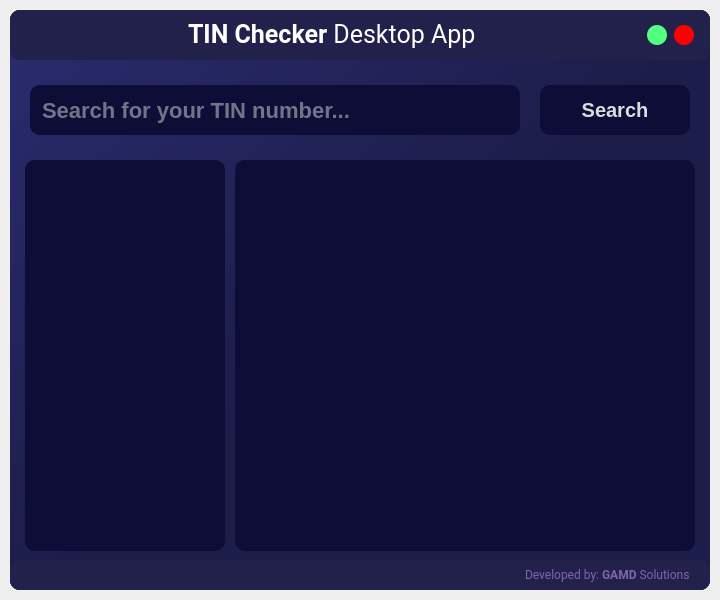
<?xml version="1.0" encoding="UTF-8"?>
<ui version="4.0">
 <class>MainWindow</class>
 <widget class="QMainWindow" name="MainWindow">
  <property name="geometry">
   <rect>
    <x>0</x>
    <y>0</y>
    <width>720</width>
    <height>600</height>
   </rect>
  </property>
  <property name="minimumSize">
   <size>
    <width>720</width>
    <height>600</height>
   </size>
  </property>
  <property name="maximumSize">
   <size>
    <width>720</width>
    <height>600</height>
   </size>
  </property>
  <property name="windowTitle">
   <string>MainWindow</string>
  </property>
  <widget class="QWidget" name="centralwidget">
   <layout class="QVBoxLayout" name="drop_shadow_layout">
    <property name="spacing">
     <number>0</number>
    </property>
    <property name="leftMargin">
     <number>10</number>
    </property>
    <property name="topMargin">
     <number>10</number>
    </property>
    <property name="rightMargin">
     <number>10</number>
    </property>
    <property name="bottomMargin">
     <number>10</number>
    </property>
    <item>
     <widget class="QFrame" name="drop_shadow_frame">
      <property name="styleSheet">
       <string notr="true">background-color: qlineargradient(spread:pad, x1:0, y1:0, x2:1, y2:1, stop:0 rgba(42, 44, 111, 255), stop:0.521368 rgba(28, 29, 73, 255));
border-radius: 10px;</string>
      </property>
      <property name="frameShape">
       <enum>QFrame::NoFrame</enum>
      </property>
      <property name="frameShadow">
       <enum>QFrame::Raised</enum>
      </property>
      <layout class="QVBoxLayout" name="verticalLayout">
       <property name="spacing">
        <number>0</number>
       </property>
       <property name="leftMargin">
        <number>0</number>
       </property>
       <property name="topMargin">
        <number>0</number>
       </property>
       <property name="rightMargin">
        <number>0</number>
       </property>
       <property name="bottomMargin">
        <number>0</number>
       </property>
       <item>
        <widget class="QFrame" name="title_bar">
         <property name="maximumSize">
          <size>
           <width>16777215</width>
           <height>50</height>
          </size>
         </property>
         <property name="styleSheet">
          <string notr="true">background-color: rgb(33, 33, 75);</string>
         </property>
         <property name="frameShape">
          <enum>QFrame::NoFrame</enum>
         </property>
         <property name="frameShadow">
          <enum>QFrame::Raised</enum>
         </property>
         <layout class="QHBoxLayout" name="horizontalLayout">
          <property name="spacing">
           <number>0</number>
          </property>
          <property name="leftMargin">
           <number>0</number>
          </property>
          <property name="topMargin">
           <number>0</number>
          </property>
          <property name="rightMargin">
           <number>0</number>
          </property>
          <property name="bottomMargin">
           <number>0</number>
          </property>
          <item>
           <widget class="QFrame" name="frame_title">
            <property name="minimumSize">
             <size>
              <width>0</width>
              <height>50</height>
             </size>
            </property>
            <property name="font">
             <font>
              <family>Roboto Condensed Light</family>
              <pointsize>14</pointsize>
             </font>
            </property>
            <property name="frameShape">
             <enum>QFrame::StyledPanel</enum>
            </property>
            <property name="frameShadow">
             <enum>QFrame::Raised</enum>
            </property>
            <layout class="QVBoxLayout" name="verticalLayout_2">
             <property name="spacing">
              <number>0</number>
             </property>
             <property name="leftMargin">
              <number>15</number>
             </property>
             <property name="topMargin">
              <number>0</number>
             </property>
             <property name="rightMargin">
              <number>0</number>
             </property>
             <property name="bottomMargin">
              <number>0</number>
             </property>
             <item alignment="Qt::AlignHCenter">
              <widget class="QLabel" name="label_title">
               <property name="font">
                <font>
                 <family>Roboto</family>
                 <pointsize>-1</pointsize>
                </font>
               </property>
               <property name="styleSheet">
                <string notr="true">color: #FFFFFF;
font-size: 25px;</string>
               </property>
               <property name="text">
                <string>&lt;strong&gt;TIN Checker&lt;/strong&gt; Desktop App</string>
               </property>
              </widget>
             </item>
            </layout>
           </widget>
          </item>
          <item>
           <widget class="QFrame" name="frame_btns">
            <property name="maximumSize">
             <size>
              <width>70</width>
              <height>16777215</height>
             </size>
            </property>
            <property name="frameShape">
             <enum>QFrame::StyledPanel</enum>
            </property>
            <property name="frameShadow">
             <enum>QFrame::Raised</enum>
            </property>
            <layout class="QHBoxLayout" name="horizontalLayout_3">
             <property name="spacing">
              <number>2</number>
             </property>
             <property name="leftMargin">
              <number>2</number>
             </property>
             <property name="topMargin">
              <number>2</number>
             </property>
             <property name="rightMargin">
              <number>10</number>
             </property>
             <property name="bottomMargin">
              <number>2</number>
             </property>
             <item>
              <widget class="QPushButton" name="btn_minimize">
               <property name="minimumSize">
                <size>
                 <width>20</width>
                 <height>20</height>
                </size>
               </property>
               <property name="maximumSize">
                <size>
                 <width>20</width>
                 <height>20</height>
                </size>
               </property>
               <property name="toolTip">
                <string>Maximize</string>
               </property>
               <property name="styleSheet">
                <string notr="true">QPushButton {
	border: none;
	border-radius: 10px;	
	background-color: rgb(85, 255, 127);
}
QPushButton:hover {	
	background-color: rgba(85, 255, 127, 150);
}</string>
               </property>
               <property name="text">
                <string/>
               </property>
              </widget>
             </item>
             <item>
              <widget class="QPushButton" name="btn_close">
               <property name="minimumSize">
                <size>
                 <width>20</width>
                 <height>20</height>
                </size>
               </property>
               <property name="maximumSize">
                <size>
                 <width>20</width>
                 <height>20</height>
                </size>
               </property>
               <property name="toolTip">
                <string>Close</string>
               </property>
               <property name="styleSheet">
                <string notr="true">QPushButton {
	border: none;
	border-radius: 10px;		
	background-color: rgb(255, 0, 0);
}
QPushButton:hover {		
	background-color: rgba(255, 0, 0, 150);
}</string>
               </property>
               <property name="text">
                <string/>
               </property>
              </widget>
             </item>
            </layout>
           </widget>
          </item>
         </layout>
        </widget>
       </item>
       <item>
        <widget class="QFrame" name="content_bar">
         <property name="minimumSize">
          <size>
           <width>700</width>
           <height>500</height>
          </size>
         </property>
         <property name="maximumSize">
          <size>
           <width>700</width>
           <height>500</height>
          </size>
         </property>
         <property name="styleSheet">
          <string notr="true">background-color: none;</string>
         </property>
         <property name="frameShape">
          <enum>QFrame::StyledPanel</enum>
         </property>
         <property name="frameShadow">
          <enum>QFrame::Raised</enum>
         </property>
         <layout class="QVBoxLayout" name="verticalLayout_4">
          <property name="spacing">
           <number>0</number>
          </property>
          <property name="leftMargin">
           <number>0</number>
          </property>
          <property name="topMargin">
           <number>0</number>
          </property>
          <property name="rightMargin">
           <number>0</number>
          </property>
          <property name="bottomMargin">
           <number>0</number>
          </property>
          <item>
           <widget class="QFrame" name="frame">
            <property name="minimumSize">
             <size>
              <width>0</width>
              <height>100</height>
             </size>
            </property>
            <property name="maximumSize">
             <size>
              <width>16777215</width>
              <height>100</height>
             </size>
            </property>
            <property name="frameShape">
             <enum>QFrame::NoFrame</enum>
            </property>
            <property name="frameShadow">
             <enum>QFrame::Plain</enum>
            </property>
            <layout class="QHBoxLayout" name="horizontalLayout_4">
             <property name="spacing">
              <number>20</number>
             </property>
             <property name="leftMargin">
              <number>20</number>
             </property>
             <property name="topMargin">
              <number>0</number>
             </property>
             <property name="rightMargin">
              <number>20</number>
             </property>
             <property name="bottomMargin">
              <number>0</number>
             </property>
             <item>
              <widget class="QLineEdit" name="lineEdit">
               <property name="minimumSize">
                <size>
                 <width>480</width>
                 <height>50</height>
                </size>
               </property>
               <property name="styleSheet">
                <string notr="true">QLineEdit {
border-radius: 10px;
padding: 10px;
text-align: center;
color: rgb(220, 220, 220);
background-color: rgb(13, 13, 55);
font-family: Arial;
font-weight: bold;
font-size: 22px;
}
QLineEdit:hover {
background-color: rgb(23, 23, 65);
border: 2px solid rgb(13, 13, 55);
}</string>
               </property>
               <property name="text">
                <string/>
               </property>
               <property name="placeholderText">
                <string>Search for your TIN number...</string>
               </property>
              </widget>
             </item>
             <item>
              <widget class="QPushButton" name="pushButton">
               <property name="minimumSize">
                <size>
                 <width>150</width>
                 <height>50</height>
                </size>
               </property>
               <property name="maximumSize">
                <size>
                 <width>150</width>
                 <height>50</height>
                </size>
               </property>
               <property name="whatsThis">
                <string/>
               </property>
               <property name="styleSheet">
                <string notr="true">QPushButton {
	color: rgb(220, 220, 220);
	background-color: rgb(13, 13, 55);
	border-radius: 10px;
	font-family: Arial;
	font-weight: bold;
	font-size: 20px;
}
QPushButton:hover {
	background-color: rgb(33, 33, 75);
	border: 2px solid rgb(13, 13, 55);
}
QPushButton:hover {
	background-color: rgb(23, 23, 65);
	border: 2px solid rgb(13, 13, 55);
}


</string>
               </property>
               <property name="text">
                <string>Search</string>
               </property>
              </widget>
             </item>
            </layout>
           </widget>
          </item>
          <item>
           <widget class="QFrame" name="frame_2">
            <property name="frameShape">
             <enum>QFrame::StyledPanel</enum>
            </property>
            <property name="frameShadow">
             <enum>QFrame::Raised</enum>
            </property>
            <layout class="QHBoxLayout" name="horizontalLayout_5">
             <property name="spacing">
              <number>10</number>
             </property>
             <property name="leftMargin">
              <number>15</number>
             </property>
             <property name="topMargin">
              <number>0</number>
             </property>
             <property name="rightMargin">
              <number>15</number>
             </property>
             <property name="bottomMargin">
              <number>9</number>
             </property>
             <item>
              <widget class="QPlainTextEdit" name="tag">
               <property name="maximumSize">
                <size>
                 <width>200</width>
                 <height>16777215</height>
                </size>
               </property>
               <property name="styleSheet">
                <string notr="true">color: rgb(220, 220, 220);
background-color: rgb(13, 13, 55);
font-family: Arial;
font-weight: bold;
font-size: 20px;</string>
               </property>
              </widget>
             </item>
             <item>
              <widget class="QPlainTextEdit" name="text">
               <property name="styleSheet">
                <string notr="true">color: rgb(220, 220, 220);
background-color: rgb(13, 13, 55);
border-radius: 10px;
font-family: Arial;
font-weight: bold;
font-size: 20px;</string>
               </property>
              </widget>
             </item>
            </layout>
           </widget>
          </item>
         </layout>
        </widget>
       </item>
       <item>
        <widget class="QFrame" name="credits_bar">
         <property name="maximumSize">
          <size>
           <width>16777215</width>
           <height>30</height>
          </size>
         </property>
         <property name="styleSheet">
          <string notr="true">background-color: rgb(33, 33, 75);</string>
         </property>
         <property name="frameShape">
          <enum>QFrame::NoFrame</enum>
         </property>
         <property name="frameShadow">
          <enum>QFrame::Raised</enum>
         </property>
         <layout class="QHBoxLayout" name="horizontalLayout_2">
          <property name="spacing">
           <number>0</number>
          </property>
          <property name="leftMargin">
           <number>0</number>
          </property>
          <property name="topMargin">
           <number>0</number>
          </property>
          <property name="rightMargin">
           <number>0</number>
          </property>
          <property name="bottomMargin">
           <number>0</number>
          </property>
          <item>
           <widget class="QFrame" name="frame_label_credits">
            <property name="frameShape">
             <enum>QFrame::StyledPanel</enum>
            </property>
            <property name="frameShadow">
             <enum>QFrame::Raised</enum>
            </property>
            <layout class="QVBoxLayout" name="verticalLayout_3">
             <property name="spacing">
              <number>0</number>
             </property>
             <property name="leftMargin">
              <number>15</number>
             </property>
             <property name="topMargin">
              <number>0</number>
             </property>
             <property name="rightMargin">
              <number>20</number>
             </property>
             <property name="bottomMargin">
              <number>0</number>
             </property>
             <item alignment="Qt::AlignRight">
              <widget class="QLabel" name="label_credits">
               <property name="font">
                <font>
                 <family>Roboto</family>
                </font>
               </property>
               <property name="styleSheet">
                <string notr="true">color: rgb(128, 102, 168);</string>
               </property>
               <property name="text">
                <string>Developed by: &lt;strong&gt;GAMD&lt;/strong&gt; Solutions</string>
               </property>
              </widget>
             </item>
            </layout>
           </widget>
          </item>
         </layout>
        </widget>
       </item>
      </layout>
     </widget>
    </item>
   </layout>
  </widget>
 </widget>
 <resources/>
 <connections/>
</ui>
